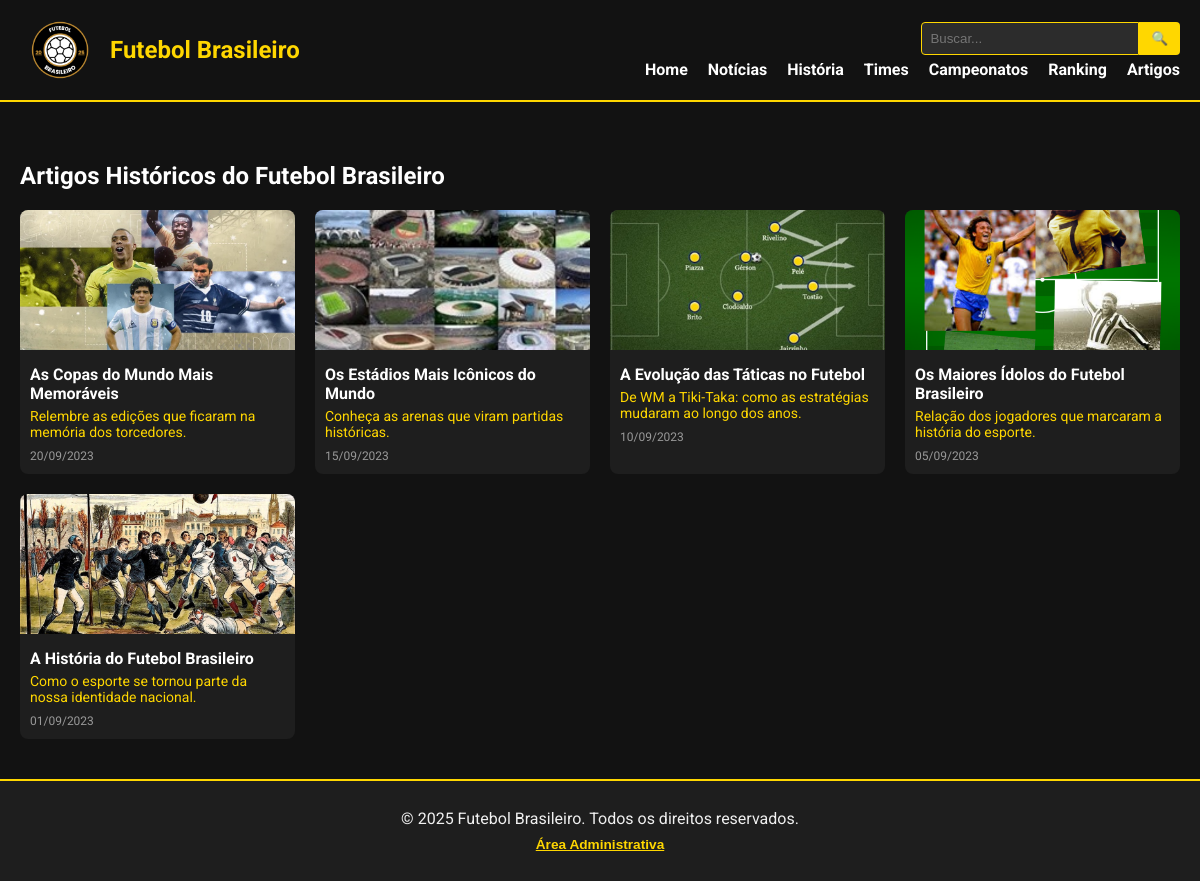
Page /artigos.php on the earlier database version.
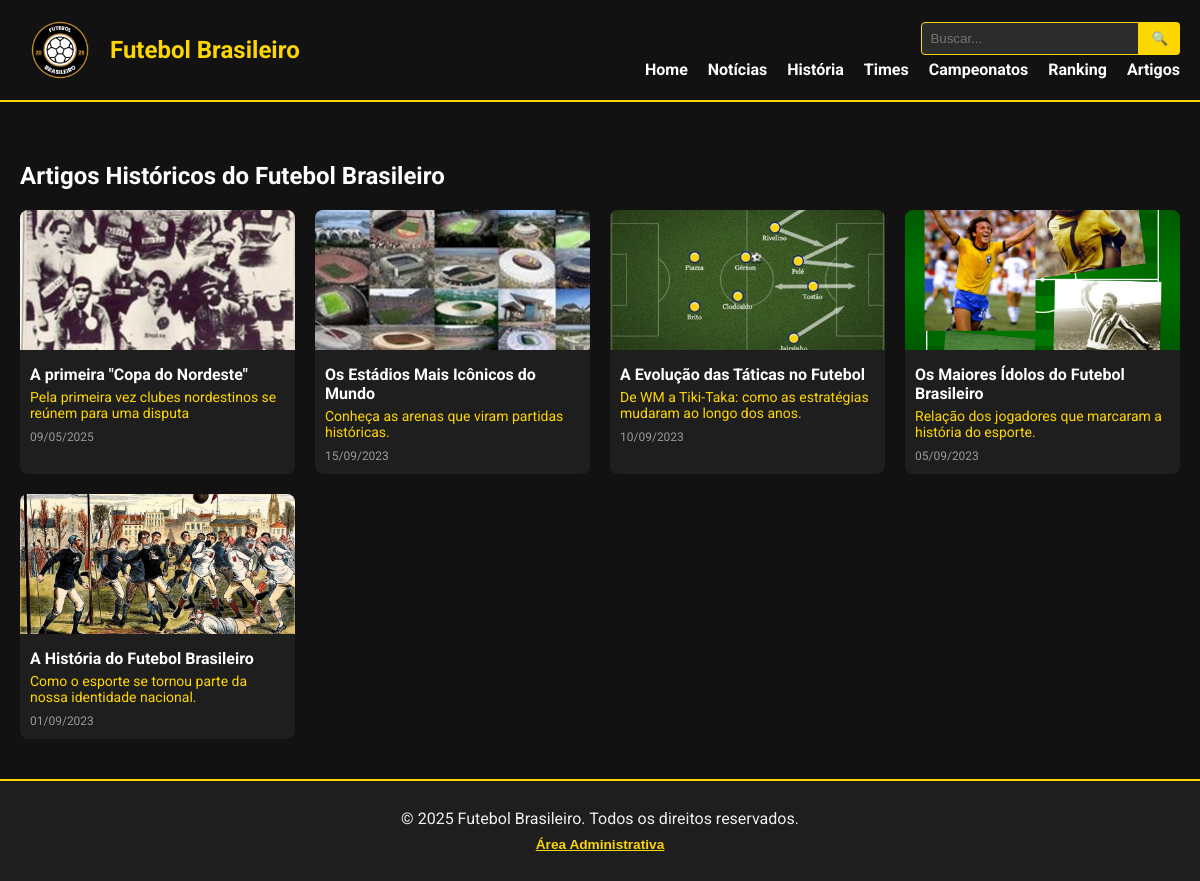
Same page on the later database version.
### tables this page shows
CREATE TABLE `artigos` (
  `id` int(11) NOT NULL,
  `titulo` varchar(255) NOT NULL,
  `subtitulo` varchar(255) DEFAULT NULL,
  `imagem` text DEFAULT NULL,
  `categoria` varchar(100) DEFAULT NULL,
  `conteudo` text DEFAULT NULL,
  `data_publicacao` datetime NOT NULL DEFAULT current_timestamp()
);

### artigos.php (the view, shortened to what this page needs)
<?php
$host = 'localhost';
$dbname = 'futebol';
$username = 'root';
$password = '';
try {
    $pdo = new PDO("mysql:host=$host;dbname=$dbname;charset=utf8", $username, $password);
    $pdo->setAttribute(PDO::ATTR_ERRMODE, PDO::ERRMODE_EXCEPTION);
    $stmt = $pdo->query("SELECT * FROM artigos ORDER BY data_publicacao DESC");
    $artigos = $stmt->fetchAll(PDO::FETCH_ASSOC);
} catch (PDOException $e) {
    die("Erro na conexão com o banco de dados: " . $e->getMessage());
}
?>
<!DOCTYPE html>
<html lang="pt-br">
<head>
  <link rel="stylesheet" href="assets/css/header.css">
  <link rel="stylesheet" href="assets/css/footer.css">
  <link rel="stylesheet" href="assets/css/artigos.css">
</head>
<body>
<header class="site-header">
    <div class="header-container">
      <div class="logo-area">
        <img src="assets/images/logo.png" alt="Logo" class="logo">
        <span class="logo-text">Futebol Brasileiro</span>
      </div>
      <div class="menu-area">
        <form class="search-bar" action="busca.php" method="GET">
          <input type="text" name="query" placeholder="Buscar...">
          <button type="submit">🔍</button>
        </form>
        <nav class="menu-principal">
          <ul>
            <li><a href="index.php">Home</a></li>
            <li><a href="noticias.php">Notícias</a></li>
            <li><a href="historia.php">História</a></li>
            <li><a href="times.php">Times</a></li>
            <li><a href="campeonatos.php">Campeonatos</a></li>
            <li><a href="ranking.php">Ranking</a></li>
            <li><a href="artigos.php">Artigos</a></li>
          </ul>
        </nav>
      </div>
    </div>
  </header>
  <main>
    <section class="secao-artigos">
      <div class="container">
        <h1>Artigos Históricos do Futebol Brasileiro</h1>
        <div class="grade-artigos">
          <?php foreach ($artigos as $artigo): ?>
            <a class="card-artigo" href="artigos_detalhes.php?id=<?= $artigo['id'] ?>">
              <img src="<?= htmlspecialchars($artigo['imagem']) ?>" alt="Imagem do artigo">
              <div class="info">
                <h3><?= htmlspecialchars($artigo['titulo']) ?></h3>
                <p><?= htmlspecialchars($artigo['subtitulo']) ?></p>
                <span><?= date('d/m/Y', strtotime($artigo['data_publicacao'])) ?></span>
              </div>
            </a>
          <?php endforeach; ?>
        </div>
      </div>
    </section>
  </main>
  <footer class="rodape">
  <div class="rodape-container">
    <p>&copy; <?= date('Y') ?> Futebol Brasileiro. Todos os direitos reservados.</p>
    <p style="font-size: 0.9em;">
      <button onclick="mostrarLinkAdmin()" class="btn-link-admin">Área Administrativa</button>
    </p>
  </div>
</footer>
</body>
</html>

### assets/css/header.css (style rules this page uses)
.site-header { background-color: #121212; border-bottom: 2px solid #FFD700; padding: 10px 20px; position: sticky; top: 0; z-index: 1000; }
.header-container { display: flex; align-items: center; justify-content: space-between; max-width: 1200px; margin: 0 auto; flex-wrap: wrap; }
.logo-area { display: flex; align-items: center; font-family: 'Roboto', sans-serif; }
.logo { height: 80px; width: auto; margin-right: 10px; }
.logo-text { font-size: 24px; font-weight: bold; color: #FFD700; }
.menu-area { flex-grow: 1; display: flex; flex-direction: column; align-items: flex-end; }
.search-bar { display: flex; margin-bottom: 5px; }
.search-bar input[type="text"] { padding: 8px; border: 1px solid #FFD700; border-radius: 4px 0 0 4px; background-color: #2c2c2c; color: #fff; width: 200px; }
.search-bar button { padding: 8px 12px; background-color: #FFD700; border: none; border-radius: 0 4px 4px 0; color: #121212; font-weight: bold; cursor: pointer; transition: background 0.3s; }
.menu-principal ul { list-style: none; display: flex; gap: 20px; padding: 0; margin: 0; }
.menu-principal a { text-decoration: none; color: #fff; font-weight: bold; transition: color 0.3s; font-family: 'Roboto', sans-serif; }

### assets/css/footer.css (style rules this page uses)
.rodape { background-color: #1e1e1e; padding: 20px 10px; border-top: 2px solid #FFD700; color: #f0f0f0; text-align: center; font-family: 'Roboto', sans-serif; }
.rodape-container { max-width: 1200px; margin: 0 auto; }
.rodape-container p { margin: 8px 0; }
.btn-link-admin { background-color: transparent; border: none; color: #FFD700; cursor: pointer; font-weight: bold; text-decoration: underline; font-size: 0.95em; }

### assets/css/artigos.css (style rules this page uses)
body { margin: 0; padding: 0; background-color: #121212; color: #fff; font-family: 'Roboto', sans-serif; }
.secao-artigos { padding: 40px 20px; }
.grade-artigos { display: grid; grid-template-columns: repeat(auto-fill, minmax(220px, 1fr)); gap: 20px; }
.card-artigo { background-color: #1e1e1e; border-radius: 8px; overflow: hidden; transition: transform 0.2s; text-decoration: none; }
.card-artigo img { width: 100%; height: 140px; object-fit: cover; display: block; }
.card-artigo .info { padding: 10px; }
.card-artigo h3 { font-size: 16px; margin: 5px 0; color: #fff; }
.card-artigo p { font-size: 14px; color: #FFD700; margin: 5px 0; }
.card-artigo span { font-size: 12px; color: #999; }

Differences in the rows shown:
changed artigos: imagem: a different picture; titulo "As Copas do Mundo Mais Memoráveis" → "A primeira \"Copa do Nordeste\""; subtitulo "Relembre as edições que ficaram na memória dos torcedores." → "Pela primeira vez clubes nordestinos se reúnem para uma disputa"; data_publicacao "20/09/2023" → "09/05/2025"
